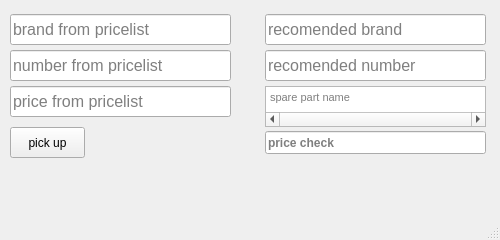
<?xml version="1.0" encoding="UTF-8"?>
<ui version="4.0">
 <class>MainWindow</class>
 <widget class="QMainWindow" name="MainWindow">
  <property name="geometry">
   <rect>
    <x>0</x>
    <y>0</y>
    <width>500</width>
    <height>240</height>
   </rect>
  </property>
  <property name="sizePolicy">
   <sizepolicy hsizetype="Fixed" vsizetype="Fixed">
    <horstretch>0</horstretch>
    <verstretch>0</verstretch>
   </sizepolicy>
  </property>
  <property name="minimumSize">
   <size>
    <width>499</width>
    <height>240</height>
   </size>
  </property>
  <property name="maximumSize">
   <size>
    <width>500</width>
    <height>240</height>
   </size>
  </property>
  <property name="windowTitle">
   <string>Research correcting engine for unknown spare parts</string>
  </property>
  <widget class="QWidget" name="centralwidget">
   <widget class="QLineEdit" name="lineEdit1">
    <property name="geometry">
     <rect>
      <x>10</x>
      <y>14</y>
      <width>221</width>
      <height>31</height>
     </rect>
    </property>
    <property name="font">
     <font>
      <pointsize>12</pointsize>
     </font>
    </property>
    <property name="focusPolicy">
     <enum>Qt::StrongFocus</enum>
    </property>
    <property name="text">
     <string/>
    </property>
    <property name="placeholderText">
     <string>brand from pricelist</string>
    </property>
    <property name="clearButtonEnabled">
     <bool>true</bool>
    </property>
   </widget>
   <widget class="QLineEdit" name="lineEdit2">
    <property name="geometry">
     <rect>
      <x>10</x>
      <y>50</y>
      <width>221</width>
      <height>31</height>
     </rect>
    </property>
    <property name="font">
     <font>
      <pointsize>12</pointsize>
     </font>
    </property>
    <property name="focusPolicy">
     <enum>Qt::StrongFocus</enum>
    </property>
    <property name="placeholderText">
     <string>number from pricelist</string>
    </property>
    <property name="clearButtonEnabled">
     <bool>true</bool>
    </property>
   </widget>
   <widget class="QLineEdit" name="lineEdit3">
    <property name="geometry">
     <rect>
      <x>265</x>
      <y>14</y>
      <width>221</width>
      <height>31</height>
     </rect>
    </property>
    <property name="font">
     <font>
      <pointsize>12</pointsize>
     </font>
    </property>
    <property name="focusPolicy">
     <enum>Qt::NoFocus</enum>
    </property>
    <property name="placeholderText">
     <string>recomended brand</string>
    </property>
   </widget>
   <widget class="QLineEdit" name="lineEdit4">
    <property name="geometry">
     <rect>
      <x>265</x>
      <y>50</y>
      <width>221</width>
      <height>31</height>
     </rect>
    </property>
    <property name="font">
     <font>
      <pointsize>12</pointsize>
     </font>
    </property>
    <property name="focusPolicy">
     <enum>Qt::NoFocus</enum>
    </property>
    <property name="placeholderText">
     <string>recomended number</string>
    </property>
   </widget>
   <widget class="QLabel" name="label">
    <property name="geometry">
     <rect>
      <x>10</x>
      <y>169</y>
      <width>241</width>
      <height>16</height>
     </rect>
    </property>
    <property name="text">
     <string/>
    </property>
   </widget>
   <widget class="QPushButton" name="pushButton">
    <property name="geometry">
     <rect>
      <x>10</x>
      <y>127</y>
      <width>75</width>
      <height>31</height>
     </rect>
    </property>
    <property name="cursor">
     <cursorShape>PointingHandCursor</cursorShape>
    </property>
    <property name="text">
     <string>pick up</string>
    </property>
   </widget>
   <widget class="QLabel" name="label2">
    <property name="geometry">
     <rect>
      <x>10</x>
      <y>202</y>
      <width>401</width>
      <height>16</height>
     </rect>
    </property>
    <property name="text">
     <string/>
    </property>
   </widget>
   <widget class="QLabel" name="label3">
    <property name="geometry">
     <rect>
      <x>10</x>
      <y>186</y>
      <width>471</width>
      <height>16</height>
     </rect>
    </property>
    <property name="text">
     <string/>
    </property>
   </widget>
   <widget class="QLineEdit" name="lineEditPrice1">
    <property name="geometry">
     <rect>
      <x>10</x>
      <y>86</y>
      <width>221</width>
      <height>31</height>
     </rect>
    </property>
    <property name="font">
     <font>
      <pointsize>12</pointsize>
     </font>
    </property>
    <property name="placeholderText">
     <string>price from pricelist</string>
    </property>
    <property name="clearButtonEnabled">
     <bool>true</bool>
    </property>
   </widget>
   <widget class="QLineEdit" name="lineEditPrice2">
    <property name="geometry">
     <rect>
      <x>265</x>
      <y>131</y>
      <width>221</width>
      <height>23</height>
     </rect>
    </property>
    <property name="font">
     <font>
      <weight>75</weight>
      <bold>true</bold>
     </font>
    </property>
    <property name="focusPolicy">
     <enum>Qt::NoFocus</enum>
    </property>
    <property name="placeholderText">
     <string>price check</string>
    </property>
   </widget>
   <widget class="QTextEdit" name="textEditName">
    <property name="geometry">
     <rect>
      <x>265</x>
      <y>86</y>
      <width>221</width>
      <height>41</height>
     </rect>
    </property>
    <property name="sizePolicy">
     <sizepolicy hsizetype="Expanding" vsizetype="Expanding">
      <horstretch>0</horstretch>
      <verstretch>0</verstretch>
     </sizepolicy>
    </property>
    <property name="font">
     <font>
      <pointsize>8</pointsize>
      <kerning>true</kerning>
     </font>
    </property>
    <property name="focusPolicy">
     <enum>Qt::NoFocus</enum>
    </property>
    <property name="inputMethodHints">
     <set>Qt::ImhNone</set>
    </property>
    <property name="lineWidth">
     <number>1</number>
    </property>
    <property name="verticalScrollBarPolicy">
     <enum>Qt::ScrollBarAlwaysOff</enum>
    </property>
    <property name="horizontalScrollBarPolicy">
     <enum>Qt::ScrollBarAlwaysOn</enum>
    </property>
    <property name="sizeAdjustPolicy">
     <enum>QAbstractScrollArea::AdjustIgnored</enum>
    </property>
    <property name="lineWrapMode">
     <enum>QTextEdit::NoWrap</enum>
    </property>
    <property name="placeholderText">
     <string>spare part name</string>
    </property>
   </widget>
   <widget class="QLabel" name="label2prices">
    <property name="geometry">
     <rect>
      <x>110</x>
      <y>131</y>
      <width>121</width>
      <height>23</height>
     </rect>
    </property>
    <property name="frameShape">
     <enum>QFrame::NoFrame</enum>
    </property>
    <property name="lineWidth">
     <number>1</number>
    </property>
    <property name="midLineWidth">
     <number>0</number>
    </property>
    <property name="text">
     <string/>
    </property>
   </widget>
  </widget>
  <widget class="QMenuBar" name="menubar">
   <property name="geometry">
    <rect>
     <x>0</x>
     <y>0</y>
     <width>500</width>
     <height>18</height>
    </rect>
   </property>
  </widget>
  <widget class="QStatusBar" name="statusbar"/>
 </widget>
 <tabstops>
  <tabstop>lineEdit1</tabstop>
  <tabstop>lineEdit2</tabstop>
  <tabstop>lineEditPrice1</tabstop>
  <tabstop>pushButton</tabstop>
 </tabstops>
 <resources/>
 <connections/>
</ui>
